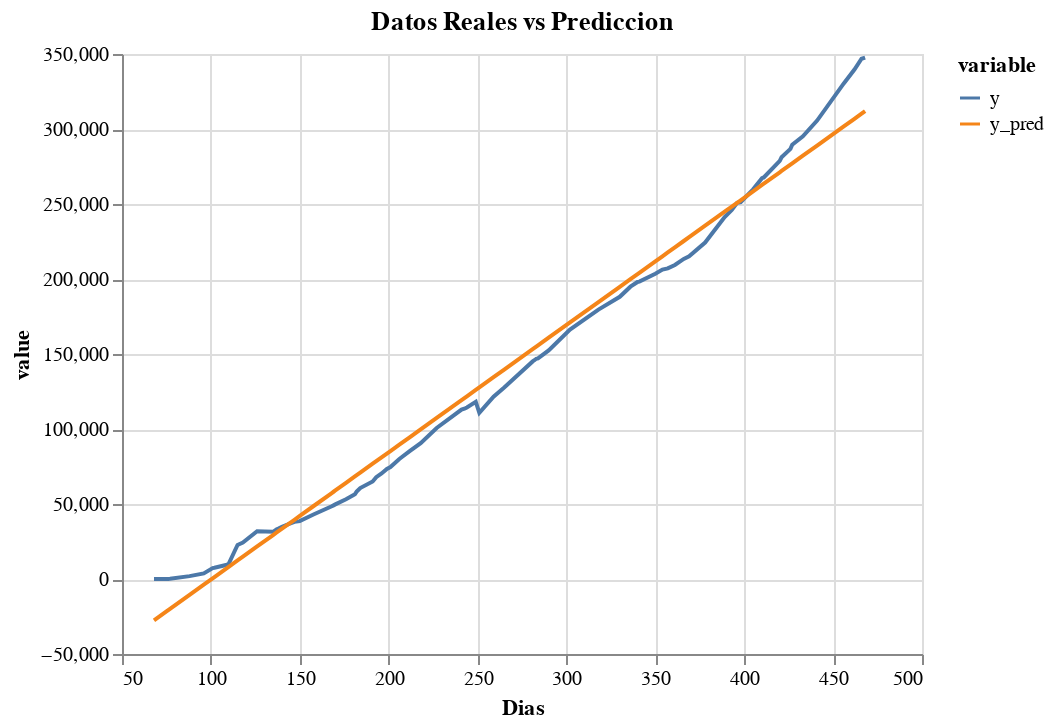

Here is the notebook cell this chart was saved with:
### Code cell
data_linear=pd.DataFrame({'Dias':X_test.reshape(-1),'y':y_test.reshape(-1),'y_pred':regr.predict(X_test).reshape(-1)})
alt.Chart(data_linear.melt('Dias')).mark_line().encode(
    x='Dias',
    y='value',
    color='variable'
).properties(title='Datos Reales vs Prediccion').interactive()

### Figure 1 — Vega-Lite specification as saved in the notebook (floating-point values rounded to 4 significant figures; data arrays with more than 128 entries replaced by an {"elided": "..."} marker saying what was removed)
{"config": {"view": {"continuousWidth": 400, "continuousHeight": 300}}, "data": {"name": "data-448de9738de73f0806e2c650f0ec64e0"}, "mark": "line", "encoding": {"color": {"type": "nominal", "field": "variable"}, "x": {"type": "quantitative", "field": "Dias"}, "y": {"type": "quantitative", "field": "value"}}, "selection": {"selector006": {"type": "interval", "bind": "scales", "encodings": ["x", "y"]}}, "title": "Datos Reales vs Prediccion", "$schema": "https://vega.github.io/schema/vega-lite/v4.8.1.json", "datasets": {"data-448de9738de73f0806e2c650f0ec64e0": {"elided": "164 records"}}}
